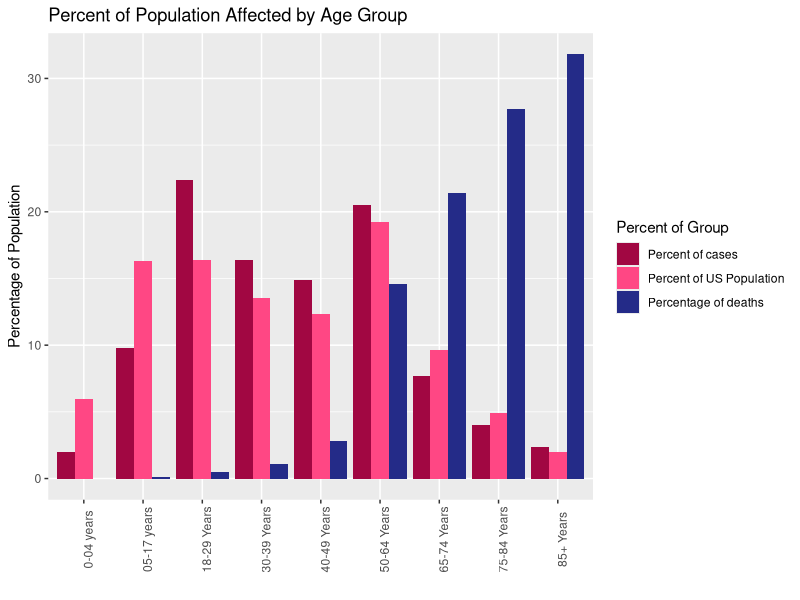

This chart was generated by the following R code: (Note: this script raises an error after producing the figure.)
## ---- chunk 1
knitr::opts_chunk$set(echo = TRUE)
## ---- chunk 2
# Import data.
casesByAge <- readr::read_csv('cases_by_age_group.csv')
deathsByAge <- readr::read_csv('deaths_by_age_group.csv')
covid19Data <- readr::read_csv('covid19_vaccinations_in_the_united_states.csv')
casesdeathsByState <- readr::read_csv('united_states_covid19_cases_and_deaths_by_state.csv')
## ---- chunk 3
# Packages
library(lubridate)
library(dplyr)
library(tidyverse)
library(ggthemes)
## ---- chunk 4
covid19Data <- covid19Data %>%
  rename(
    State = `State/Territory/Federal Entity`,
    total.Doses = `Total Doses Delivered`,
    doses.Per.100K = `Doses Delivered per 100K`,
    doses.Per.100K.18plus = `18+ Doses Delivered per 100K`,
    total.Doses.Administered = `Total Doses Administered by State where Administered`,
    doses.Administered.Per.100k = `Doses Administered per 100k by State where Administered`,
    doses.Administered.18plus = `18+ Doses Administered by State where Administered`,
    doses.Administered.18plus.Per.100k = `18+ Doses Administered per 100K by State where Administered`,
    people.at.Least.One.Dose = `People with at least One Dose by State of Residence`,
    percent.at.Least.One.Dose = `Percent of Total Pop with at least One Dose by State of Residence`,
    people.at.Least.One.Dose.18plus = `People 18+ with at least One Dose by State of Residence`,
    percent.at.Least.One.Dose.18plus = `Percent of 18+ Pop with at least One Dose by State of Residence`,
    people.Fully.Vaccinated = `People Fully Vaccinated by State of Residence`,
    percent.Fully.Vaccinated = `Percent of Total Pop Fully Vaccinated by State of Residence`,
    people.Fully.Vaccinated.18plus = `People 18+ Fully Vaccinated by State of Residence`,
    percent.Fully.Vaccinated.18plus = `Percent of 18+ Pop Fully Vaccinated by State of Residence`,
    doses.Delivered.Pfizer = `Total Number of Pfizer doses delivered`,
    doses.Delivered.Moderna = `Total Number of Moderna doses delivered`,
    doses.Delivered.Janssen = `Total Number of Janssen doses delivered`,
    doses.Delivered.Unknown = `Total Number of doses from unknown manufacturer delivered`,
    doses.Administered.Janssen = `Total Number of Janssen doses administered`,
    doses.Administered.Moderna = `Total Number of Moderna doses administered`,
    doses.Administered.Pfizer = `Total Number of Pfizer doses adminstered`,
    doses.Administered.Unknown = `Total Number of doses from unknown manufacturer administered`,
    people.Fully.Vaccinated.Moderna = `People Fully Vaccinated Moderna Resident`,
    people.Fully.Vaccinated.Pfizer = `People Fully Vaccinated Pfizer Resident`,
    people.Fully.Vaccinated.Janssen = `People Fully Vaccinated Janssen Resident`,
    people.Fully.Vaccinated.Unknown = `People Fully Vaccinated Unknown 2-dose manufacturer Resident`,
    people.Fully.Vaccinated.Moderna.18plus = `People 18+ Fully Vaccinated Moderna Resident`,
    people.Fully.Vaccinated.Pfizer.18plus = `People 18+ Fully Vaccinated Pfizer Resident`,
    people.Fully.Vaccinated.Janssen.18plus = `People 18+ Fully Vaccinated Janssen Resident`,
    people.Fully.Vaccinated.Unknown.18plus = `People 18+ Fully Vaccinated Unknown 2-dose manufacturer Resident`,
    people.Two.Doses = `People with 2 Doses by State of Residence`,
    percent.1plus.Doses = `Percent of Total Pop with 1+ Doses by State of Residence`,
    Oneplus.Doses.18plus = `People 18+ with 1+ Doses by State of Residence`,
    percent.1plus.Doses.18plus = `Percent of 18+ Pop with 1+ Doses by State of Residence`,
    percent.2Doses = `Percent of Total Pop with 2 Doses by State of Residence`,
    people.18plus.2Doses = `People 18+ with 2 Doses by State of Residence`,
    percent.18plus.2Doses = `Percent of 18+ Pop with 2 Doses by State of Residence`,
    people.1plus.Doses = `People with 1+ Doses by State of Residence`,
    people.1plus.Doses.65plus = `People 65+ with at least One Dose by State of Residence`,
    percent.1plus.Doses.65plus = `Percent of 65+ Pop with at least One Dose by State of Residence`,
    people.Fully.Vaccinated.65plus = `People 65+ Fully Vaccinated by State of Residence`,
    percent.Fully.Vaccinated.65plus = `Percent of 65+ Pop Fully Vaccinated by State of Residence`,
    people.Fully.Vaccinated.Moderna.65plus = `People 65+ Fully Vaccinated_Moderna_Resident`,
    people.Fully.Vaccinated.Pfizer.65plus = `People 65+ Fully Vaccinated_Pfizer_Resident`,
    people.Fully.Vaccinated.Janssen.65plus = `People 65+ Fully Vaccinated_Janssen_Resident`,
    people.Fully.Vaccinated.Unknown.65plus = `People 65+ Fully Vaccinated_Unknown 2-dose Manuf_Resident`,
    doses.Administered.65plus = `65+ Doses Administered by State where Administered`,
    doses.Administered.Per.100K.65plus = `Doses Administered per 100k of 65+ pop by State where Administered`,
    doses.Delivered.Per.100K.65plus = `Doses Delivered per 100k of 65+ pop`
  )
## ---- chunk 5
covid19Data$doses.Per.100K <- as.numeric(covid19Data$doses.Per.100K)
covid19Data$doses.Per.100K.18plus <- as.numeric(covid19Data$doses.Per.100K.18plus)
covid19Data$doses.Administered.Per.100k <- as.numeric(covid19Data$doses.Administered.Per.100k)
covid19Data$doses.Administered.18plus.Per.100k <- as.numeric(covid19Data$doses.Administered.18plus.Per.100k)
covid19Data$percent.at.Least.One.Dose <- as.numeric(covid19Data$percent.at.Least.One.Dose)
covid19Data$percent.at.Least.One.Dose.18plus <- as.numeric(covid19Data$percent.at.Least.One.Dose.18plus)
covid19Data$percent.Fully.Vaccinated <- as.numeric(covid19Data$percent.Fully.Vaccinated)
covid19Data$percent.Fully.Vaccinated.18plus <- as.numeric(covid19Data$percent.Fully.Vaccinated.18plus)
covid19Data$percent.1plus.Doses <- as.numeric(covid19Data$percent.1plus.Doses)
covid19Data$percent.1plus.Doses.18plus <- as.numeric(covid19Data$percent.1plus.Doses.18plus)
## ---- chunk 6
casesAndDeaths <- merge(x=casesByAge, y=deathsByAge, by='Age Group')
#Small Data Cleaning 
casesAndDeaths$`Percentage of deaths`[1] <- 0
casesAndDeaths$`Percentage of deaths` <- as.numeric(casesAndDeaths$`Percentage of deaths`)
casesAndDeaths$`Age Group`[1] <- '0-04 years'
casesAndDeaths$'Age Group'[5] <- '05-17 years'
casesAndDeaths <- dplyr::rename(casesAndDeaths, `Percent of US Population` = `Percent of US population.x`)
casesAndDeaths2 <- casesAndDeaths %>%
  subset(select = -c(3,6:7)) %>%
  pivot_longer(`Percent of cases`:`Percentage of deaths` ,names_to = 'Percent of Group', values_to = "count") %>%
  ggplot(aes(fill=`Percent of Group`, y=count, x=`Age Group`)) + 
    geom_bar(position="dodge", stat="identity") +
    ggtitle("Percent of Population Affected by Age Group") +
    xlab("") +
    ylab("Percentage of Population") +
    theme(axis.text.x = element_text(angle = 90))+ 
    scale_fill_manual(values = c("#a10742", "#ff4784", "#242b88")) 
casesAndDeaths2
## ---- chunk 7
mostcases7days <- casesdeathsByState %>%
   rename(State = `State/Territory`, ) %>%
  filter(State != 'United States of America', State != 'New York City') %>%
  select(State, `Cases in Last 7 Days`) %>%
  top_n(10, `Cases in Last 7 Days`)


casesweek <- mostcases7days %>%
  group_by(State) %>%
  summarize(`Cases in Last 7 Days` = max(`Cases in Last 7 Days`)) %>%
  arrange(desc(`Cases in Last 7 Days`)) %>%
  head(n=5)


ggplot(mostcases7days, aes(x = State, weight = `Cases in Last 7 Days`)) + geom_bar(fill = '#D23369') + scale_x_discrete(limit = c('Michigan', 'Florida', 'Pennsylvania', 'New Jersey', 'New York', 'Illinois', 'Texas', 'California', 'Ohio', 'Massachusetts')) + ggtitle('Top 10 States with the Most Cases in a Week') + xlab('State') + ylab('Cases in a Week') + coord_flip()
## ---- chunk 8
mostdeaths7days <- casesdeathsByState %>%   
  rename(State = `State/Territory`, ) %>% 
  filter(State != 'United States of America', State != 'New York City') %>%
  select(State, `Deaths in Last 7 Days`) %>%
  top_n(10, `Deaths in Last 7 Days`)



ggplot(mostdeaths7days, aes(x= State, weight = `Deaths in Last 7 Days`)) + geom_bar(fill = '#2A3990') + scale_x_discrete(limit = c('California', 'Texas', 'Florida', 'Georgia', 'New Jersey', 'Massachusetts', 'Pennsylvania', 'New York', 'Virginia', 'Illinois')) + ggtitle('Top 10 States with Most Deaths in Last 7 Days') + xlab('State') + ylab('Deaths in Last 7 Days') + coord_flip()
## ---- chunk 9
casesdeathsstates1 <- casesdeathsByState %>%
  rename(State = `State/Territory`, ) %>%
  select(State, `Cases in Last 7 Days`) %>%
  top_n(6, `Cases in Last 7 Days`)

casesdeathsstates2 <- casesdeathsByState %>%
  rename(State = `State/Territory`, ) %>%
  select(State, `Total Cases`) %>%
  top_n(6, `Total Cases`)

covid19Data1 <- covid19Data %>%
  select(State, total.Doses.Administered) %>%
  top_n(5, total.Doses.Administered)

casesdeathsstates2
## ---- chunk 10
covid19Data2 <- covid19Data %>%
  filter(State != 'American Samoa', State != 'Bureau of Prisons', State != 'District of Columbia', State != 'Dept of Defense', State != 'Federated States of Micronesia', State != 'Guam', State != 'Indian Health Svc', State != 'Marshall Islands', State != 'Northern Mariana Islands', State != 'Puerto Rico', State != 'Republic of Palau', State != 'Veterans Health', State != 'Virgin Islands')

covid19Data1

ggplot(covid19Data2, aes(x = State, weight = total.Doses.Administered)) + geom_bar(fill = "#9C254D") + theme(axis.text.x = element_text(angle = 90)) + ggtitle("Vaccines Administered by State") + xlab("State") + ylab("Count")
## ---- chunk 11
casesdeathsstates3 <- casesdeathsByState %>%
  rename(State = `State/Territory`, ) %>%
  filter(State != 'American Samoa', State != 'District of Columbia', State != 'Federated States of Micronesia', State != 'Guam', State != 'Northern Mariana Islands', State != 'New York City', State != 'Puerto Rico', State != 'Palau', State != 'Republic of Marshall Islands', State != 'Virgin Islands', State != 'United States of America')

dosesAdministered <- covid19Data2 %>%
  select(State, doses.Administered.Moderna, doses.Administered.Janssen, doses.Administered.Pfizer,
  doses.Administered.Unknown) %>%
  rename(
    moderna = doses.Administered.Moderna,
    pfizer = doses.Administered.Pfizer,
    janssen = doses.Administered.Janssen,
    unknown = doses.Administered.Unknown
  ) %>%
  pivot_longer(!State, names_to = "vaccineName", values_to = "administeredCount")

fivestatesdoses <- covid19Data1 %>%
  right_join(dosesAdministered, by = "State") %>%
  filter(State %in% c("California", "Florida", "Texas", "New York", "Pennsylvania"))

ggplot(fivestatesdoses, aes(x = vaccineName, weight = administeredCount, fill = vaccineName)) + geom_bar() + facet_wrap(~State) + theme(axis.text.x = element_text(angle = 90)) + ggtitle("Vaccine Type Distribution for Top Five Vaccinated States") + xlab("Vaccine Name") + ylab("Count") + scale_fill_manual(values = c("janssen" = "#9C254D",
                             "moderna" = "#F06292",
                             "pfizer" = "#2A3990",
                             "unknown" = "#D23369"))
## ---- chunk 12
nonContiguous <- c("American Samoa", "Bureau of Prisons", "Dept of Defense", "Federated States of Micronesia", "Indian Health Svc", "Marshall Islands", "Northern Mariana Islands", "Puerto Rico", "Republic of Palau", "Veterans Health", "Virgin Islands", "Guam", "Alaska", "Hawaii")
popular <- covid19Data %>%
  select(State, people.Fully.Vaccinated.Pfizer, people.Fully.Vaccinated.Moderna, people.Fully.Vaccinated.Janssen, 
  people.Fully.Vaccinated.Unknown) %>%
  rename(
    moderna = people.Fully.Vaccinated.Moderna,
    pfizer = people.Fully.Vaccinated.Pfizer,
    janssen = people.Fully.Vaccinated.Janssen,
    unknown = people.Fully.Vaccinated.Unknown
  ) %>%
  pivot_longer(!State, names_to = "vaccineName", values_to = "numFullyVac") %>%
  filter(!(State %in% nonContiguous))

popularEachState <- popular %>%
  group_by(State) %>%
  top_n(1, numFullyVac)
popularEachState$State <- tolower(popularEachState$State)
state <- map_data("state")
popEachStateMap <- popularEachState %>%
  left_join(state, by = c("State" = "region"))

p <- popEachStateMap %>%
  ggplot(aes(x = long, y = lat, fill = vaccineName)) + geom_polygon(aes(group=group), color = "white") +
  theme_map() + ggtitle("Which Vaccine are More People Fully Vaccinated With Per State?")
p + scale_fill_manual(name = "Vaccine Name", values = c("#D23369", "#2A3990"), labels = c("Moderna", 
  "Pfizer"))
## ---- chunk 13
administered <- covid19Data %>%
  select(State, doses.Administered.Moderna, doses.Administered.Janssen, doses.Administered.Pfizer,
  doses.Administered.Unknown) %>%
  rename(
    moderna = doses.Administered.Moderna,
    pfizer = doses.Administered.Pfizer,
    janssen = doses.Administered.Janssen,
    unknown = doses.Administered.Unknown
  ) %>%
  pivot_longer(!State, names_to = "vaccineName", values_to = "administeredCount") %>%
  filter(!(State %in% nonContiguous))
adminEachState <- administered %>%
  group_by(State) %>%
  top_n(1, administeredCount)
  
adminEachState$State <- tolower(adminEachState$State)
adminEachStateMap <- adminEachState %>%
  left_join(state, by = c("State" = "region"))

q <- adminEachStateMap %>%
  ggplot(aes(x = long, y = lat, fill = vaccineName)) + geom_polygon(aes(group=group), color = "white") +
  theme_map() + ggtitle("Which Vaccine are More People Administered Per State?")
q + scale_fill_manual(name = "Vaccine Name", values = c("#D23369", "#2A3990"), labels = c("Moderna", 
  "Pfizer"))
## ---- chunk 14
administeredTotal <- administered %>%
  select(-State) %>%
  group_by(vaccineName) %>%
  summarize(administeredCount = sum(administeredCount)) %>%
  mutate(administeredCount = (administeredCount / sum(administeredCount)) * 100)
  
popularTotal <- popular %>%
  select(-State) %>%
  group_by(vaccineName) %>%
  summarize(numFullyVac = sum(numFullyVac)) %>%
  mutate(numFullyVac = (numFullyVac / sum(numFullyVac)) * 100)
totalData <- administeredTotal %>%
  left_join(popularTotal, by = "vaccineName") %>%
  rename(
    administered = administeredCount,
    fullyVaccinated = numFullyVac
  ) %>%
  pivot_longer(!vaccineName, names_to = "type", values_to = "values")

q <- totalData %>% 
  ggplot(aes(x = vaccineName, weight = values, fill = type)) + geom_bar(position = 'dodge') + geom_text(aes(label =
  round(values, digits = 2)), stat = "count", colour = "white", position = position_dodge(.9), vjust = 1)
q + scale_fill_manual(name = "Distribution Type", values = c("#D23369", "#2A3990"), labels = c("Administered", 
  "Fully Vaccinated")) + ylab("Percentage") + xlab("Vaccine Company") + scale_x_discrete(labels = c("Johnson & Johnson", 
  "Moderna", "Pfizer", "Unknown")) + ggtitle("Vaccine Percentage Comparison Between Administered and Fully Vaccinated")
## ---- chunk 15
# Comparing 1st Dose Administration between Ages 65 and up, and ages 65 and under
# Iowa, Illinois, Kansas, Minnesota, Missouri, Nebraska, South Dakota, Wisconsin
populations <- c(3155000, 12670000, 2913000, 5640000, 6137000, 1934000, 884659, 5822000)
populations65andup <- c(552125, 2039870, 474819, 919320, 919320, 315242, 152161, 1018850)
populations65andunder <- populations - populations65andup
onePlusDoses <- covid19Data %>%
  select(State, people.1plus.Doses, people.1plus.Doses.65plus) %>%
  rename(
    plusNormal = people.1plus.Doses,
    plus65 = people.1plus.Doses.65plus
  ) %>%
  mutate(plus65under = plusNormal - plus65) %>%
  filter(!(State %in% nonContiguous)) %>%
  select(-plusNormal) %>% 
  filter(State %in% c("Iowa", "South Dakota", "Minnesota", "Illinois", "Wisconsin", "Missouri", "Nebraska", "Kansas"))
onePlusDoses$State <- tolower(onePlusDoses$State)
onePlusDoses$PopulationUp = populations65andup
onePlusDoses$PopulationUnder = populations65andunder
onePlusDoses <- onePlusDoses %>%
  mutate(plus65percent = ((plus65 / PopulationUp) * 100), plus65Upercent = ((plus65under / PopulationUnder) * 100))
nearIowa <- state %>%
  filter(region %in% c("iowa", "south dakota", "minnesota", "illinois", "wisconsin", "missouri", "nebraska", "kansas"))
onePlusMap <- onePlusDoses %>%
  left_join(nearIowa, by = c("State" = "region"))

s2 <- onePlusMap %>%
  ggplot(aes(x = long, y = lat, fill = plus65percent)) + geom_polygon(aes(group=group), color = "black")

s2 + theme_map() + coord_map() + scale_fill_gradient2(low = "#2A3990", high = "#D23369", mid = "white", midpoint = 80, limits = c(75, 85), name = "Percent of 65+ Population") + theme(legend.position="right") + ggtitle("Per State 1st Dose Administered to ages 65 and Over")
## ---- chunk 16
s <- onePlusMap %>%
  ggplot(aes(x = long, y = lat, fill = plus65Upercent)) + geom_polygon(aes(group=group), color = "black")

s + theme_map() + coord_map() + scale_fill_gradient2(low = "#2A3990", high = "#D23369", mid = "white", midpoint = 22.5, limits = c(15, 30), name = "Percent of Under 65 Population") + theme(legend.position="right") + ggtitle("Per State 1st Dose Administered to ages Under 65")
